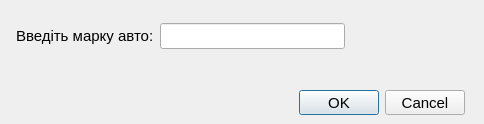
<?xml version="1.0" encoding="UTF-8"?>
<ui version="4.0">
 <class>getAutoMark</class>
 <widget class="QMainWindow" name="getAutoMark">
  <property name="geometry">
   <rect>
    <x>0</x>
    <y>0</y>
    <width>484</width>
    <height>124</height>
   </rect>
  </property>
  <property name="font">
   <font>
    <pointsize>11</pointsize>
   </font>
  </property>
  <property name="windowTitle">
   <string>MainWindow</string>
  </property>
  <widget class="QWidget" name="centralwidget">
   <widget class="QDialogButtonBox" name="buttonBox">
    <property name="geometry">
     <rect>
      <x>288</x>
      <y>90</y>
      <width>177</width>
      <height>25</height>
     </rect>
    </property>
    <property name="standardButtons">
     <set>QDialogButtonBox::Cancel|QDialogButtonBox::Ok</set>
    </property>
   </widget>
   <widget class="QWidget" name="">
    <property name="geometry">
     <rect>
      <x>16</x>
      <y>20</y>
      <width>329</width>
      <height>32</height>
     </rect>
    </property>
    <layout class="QHBoxLayout" name="horizontalLayout">
     <item>
      <widget class="QLabel" name="label">
       <property name="text">
        <string>Введіть марку авто:</string>
       </property>
      </widget>
     </item>
     <item>
      <widget class="QLineEdit" name="carBrandLineEdit"/>
     </item>
    </layout>
   </widget>
  </widget>
 </widget>
 <resources/>
 <connections/>
</ui>
